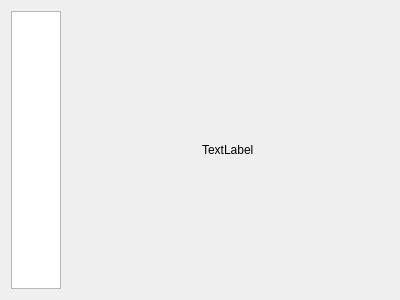
<?xml version="1.0" encoding="UTF-8"?>
<ui version="4.0">
 <class>SpritesImagePreview</class>
 <widget class="QWidget" name="SpritesImagePreview">
  <property name="geometry">
   <rect>
    <x>0</x>
    <y>0</y>
    <width>400</width>
    <height>300</height>
   </rect>
  </property>
  <property name="windowTitle">
   <string>Form</string>
  </property>
  <layout class="QGridLayout" name="gridLayout">
   <item row="0" column="1" alignment="Qt::AlignHCenter|Qt::AlignVCenter">
    <widget class="QLabel" name="imgContent">
     <property name="text">
      <string>TextLabel</string>
     </property>
    </widget>
   </item>
   <item row="0" column="0">
    <widget class="QListWidget" name="spriteListWidget">
     <property name="sizePolicy">
      <sizepolicy hsizetype="Expanding" vsizetype="Expanding">
       <horstretch>0</horstretch>
       <verstretch>0</verstretch>
      </sizepolicy>
     </property>
     <property name="maximumSize">
      <size>
       <width>50</width>
       <height>16777215</height>
      </size>
     </property>
    </widget>
   </item>
  </layout>
 </widget>
 <resources/>
 <connections/>
</ui>
